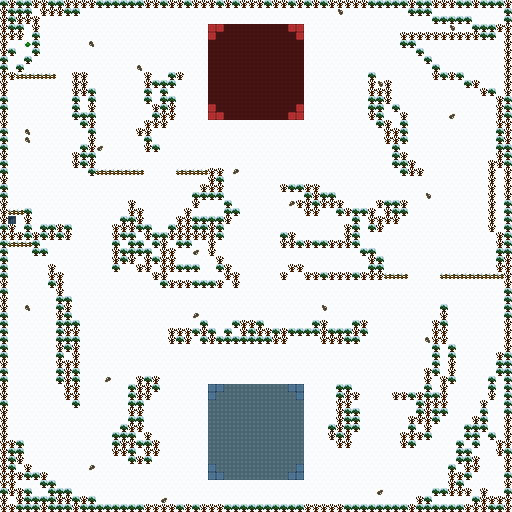

Tiled map render using the project's own tile images. Description and the map definition, with tile-layer contents summarised, below:
An orthogonal 64x64 tile map with 8x8 px tiles, 2 tile layers (ground, walls), 1 hidden layer not drawn and 22 objects (11x torch, 4x basic, camera, base, baracks, ...).

<map version="1.0" orientation="orthogonal" width="64" height="64" tilewidth="8" tileheight="8">
 <tileset firstgid="1" name="tiles" tilewidth="8" tileheight="8">
  <image source="tiles2.png" width="64" height="64" />
 </tileset>
 <layer name="ground" width="64" height="64">
  <properties>
   <property name="render" value="" />
  </properties>
  <data>[4096 cells, 4096 non-empty, 5 distinct tile ids]</data>
 </layer>
 <layer name="walls" width="64" height="64">
  <properties>
   <property name="ao" value="" />
   <property name="render" value="" />
  </properties>
  <data>[4096 cells, 946 non-empty, 7 distinct tile ids]</data>
 </layer>
 <layer name="collision" width="64" height="64" visible="0">
  <data>[4096 cells, 1077 non-empty, 1 distinct tile ids]</data>
 </layer>
 <objectgroup name="actions" width="64" height="64">
  <object name="camera" x="248" y="360" width="8" height="8" />
  <object name="base" x="248" y="424" width="16" height="16" />
  <object name="baracks" x="224" y="360" width="8" height="8" />
 </objectgroup>
 <objectgroup name="objects" width="64" height="64">
  <object name="blue_base" x="248" y="424" width="16" height="16" />
  <object name="red_base" x="248" y="64" width="16" height="16" />
  <object name="campfire" x="224" y="360" width="8" height="8" />
  <object name="torch" x="224" y="408" width="8" height="8" />
  <object name="torch" x="288" y="360" width="8" height="8" />
  <object name="torch" x="160" y="192" width="8" height="8" />
  <object name="torch" x="288" y="296" width="8" height="8" />
  <object name="torch" x="336" y="120" width="8" height="8" />
  <object name="torch" x="232" y="48" width="8" height="8" />
  <object name="torch" x="280" y="96" width="8" height="8" />
  <object name="torch" x="48" y="112" width="8" height="8" />
  <object name="torch" x="456" y="224" width="8" height="8" />
  <object name="torch" x="400" y="464" width="8" height="8" />
  <object name="torch" x="56" y="424" width="8" height="8" />
 </objectgroup>
 <objectgroup name="spawns" width="64" height="64">
  <object name="basic" x="96" y="16" width="104" height="48">
   <properties>
    <property name="delay" value="10" />
    <property name="max" value="3" />
    <property name="target" value="red_base" />
   </properties>
  </object>
  <object name="basic" x="328" y="24" width="72" height="48">
   <properties>
    <property name="delay" value="15" />
    <property name="max" value="3" />
    <property name="target" value="red_base" />
   </properties>
  </object>
  <object name="create" x="160" y="352" width="48" height="136" />
  <object name="basic" x="440" y="136" width="40" height="64">
   <properties>
    <property name="delay" value="20" />
    <property name="max" value="4" />
    <property name="target" value="blue_base" />
   </properties>
  </object>
  <object name="basic" x="16" y="152" width="56" height="56">
   <properties>
    <property name="delay" value="20" />
    <property name="max" value="4" />
    <property name="target" value="blue_base" />
   </properties>
  </object>
 </objectgroup>
</map>